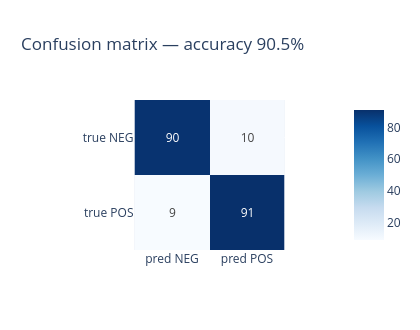

Notebook cell for this chart:
### Markdown cell above
### 📊 How good is the black box on our 200 reviews?

### Code cell
from sklearn.metrics import confusion_matrix

probs = predict_proba(demo_df.text.tolist())
demo_df["p_pos"] = probs[:, 1]
demo_df["pred"] = (probs[:, 1] >= 0.5).astype(int)
acc = (demo_df.pred == demo_df.label).mean()

cm = confusion_matrix(demo_df.label, demo_df.pred, labels=[0, 1])
fig = px.imshow(cm, text_auto=True, x=["pred NEG", "pred POS"], y=["true NEG", "true POS"],
                color_continuous_scale="Blues", title=f"Confusion matrix — accuracy {acc:.1%}")
fig.update_layout(height=330, width=420); fig.show()

wrong = demo_df[demo_df.pred != demo_df.label].copy()
wrong["confidence"] = np.where(wrong.pred == 1, wrong.p_pos, 1 - wrong.p_pos)
print(f"❌ {len(wrong)} mistakes. Most confident ones (great candidates to explain later!):")
display(wrong.sort_values("confidence", ascending=False)[["text", "sentiment", "confidence"]].head(3))

### Figure 1 — Plotly figure (JSON) as saved in the notebook; plotly's stock layout.template omitted (floating-point values rounded to 4 significant figures)
{"data": [{"coloraxis": "coloraxis", "hovertemplate": "x: %{x}<br>y: %{y}<br>color: %{z}<extra></extra>", "name": "0", "texttemplate": "%{z}", "type": "heatmap", "x": ["pred NEG", "pred POS"], "xaxis": "x", "y": ["true NEG", "true POS"], "yaxis": "y", "z": [[90, 10], [9, 91]]}], "layout": {"coloraxis": {"autocolorscale": false, "colorscale": [[0, "rgb(247,251,255)"], [0.125, "rgb(222,235,247)"], [0.25, "rgb(198,219,239)"], [0.375, "rgb(158,202,225)"], [0.5, "rgb(107,174,214)"], [0.625, "rgb(66,146,198)"], [0.75, "rgb(33,113,181)"], [0.875, "rgb(8,81,156)"], [1, "rgb(8,48,107)"]]}, "height": 330, "title": {"text": "Confusion matrix — accuracy 90.5%"}, "width": 420, "xaxis": {"anchor": "y", "constrain": "domain", "domain": [0, 1], "scaleanchor": "y"}, "yaxis": {"anchor": "x", "autorange": "reversed", "constrain": "domain", "domain": [0, 1]}}}
